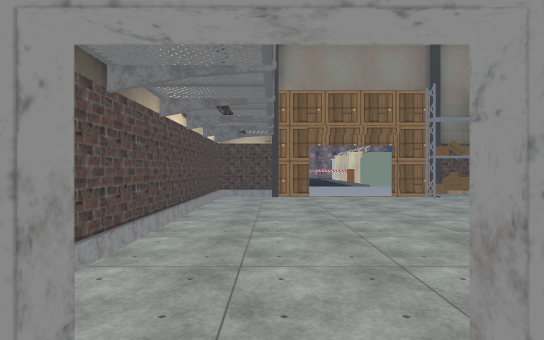
[1] (above)

24 first-person views from a walk through a scene from a Unity 3-D project. The camera is 1.5 m above the floor, looks level and sees 75° across. The floor is counted in squares, 2 m on a side. Each view is taken from the middle of a square. On the plan, view 1 faces up. The plan holds only what a view shows up to about 11 squares ahead; the rest is blank. The place goes on beyond the plan. Door leaves are left out, so doorways stand open. Some surface patterns are stand-ins.

[2]
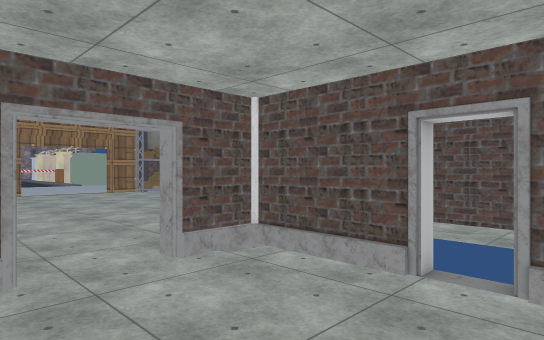

[3]
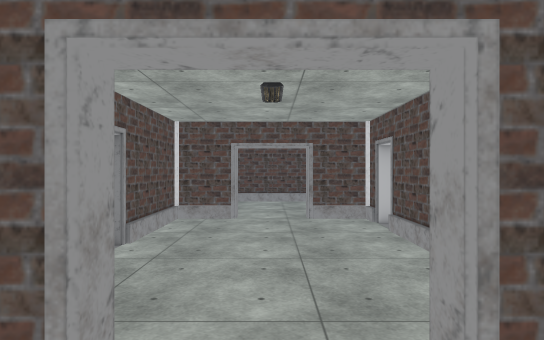

[4]
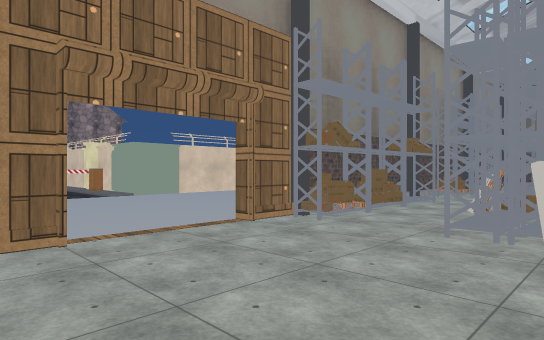

[5]
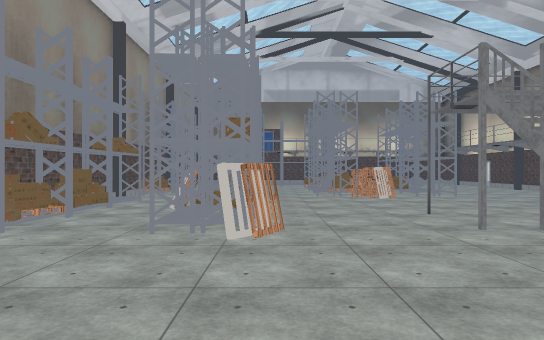

[6]
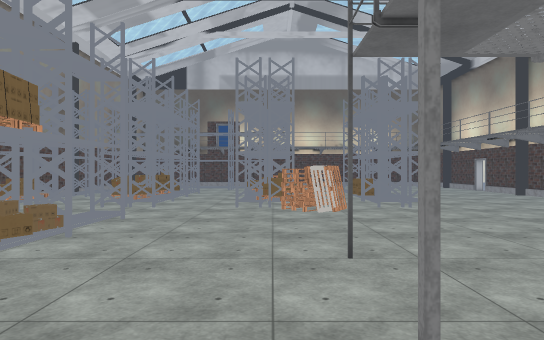

[7]
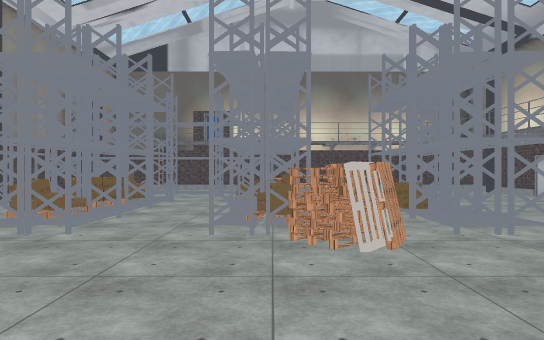

[8]
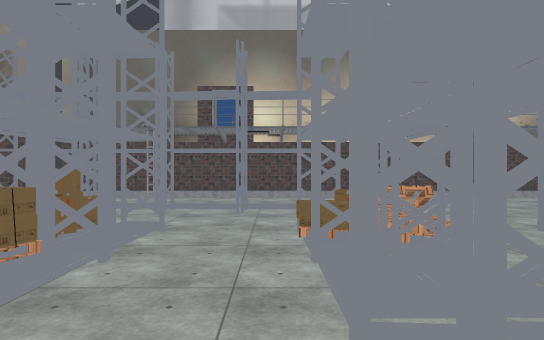

[9]
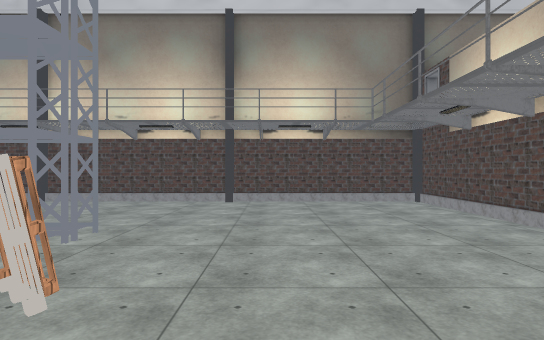

[10]
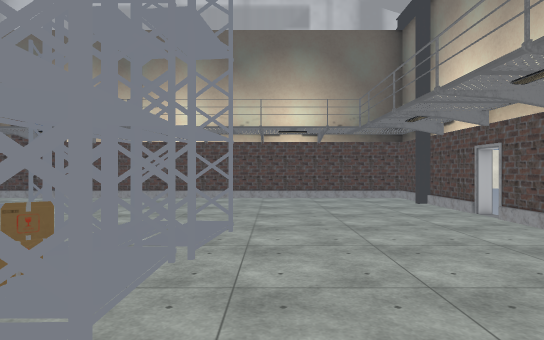

[11]
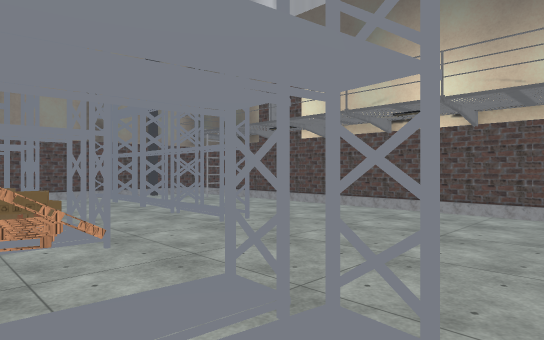

[12]
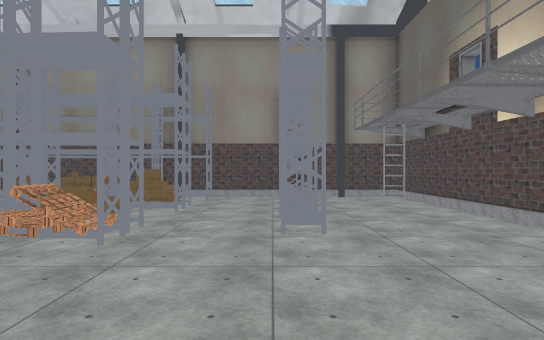

[13]
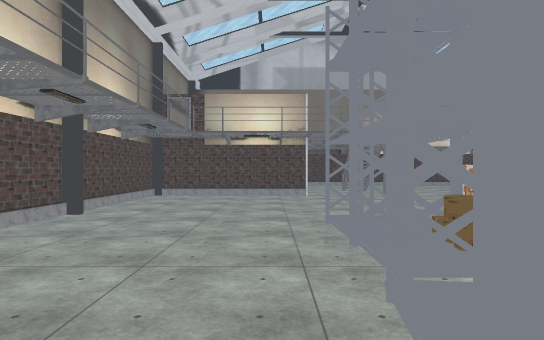

[14]
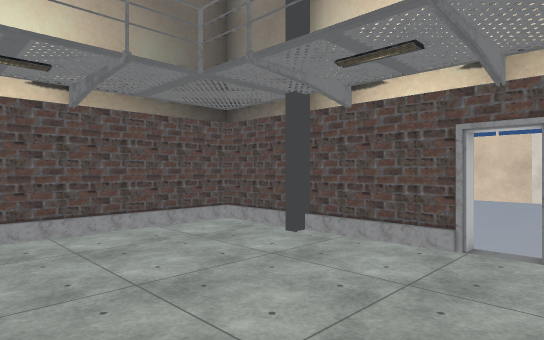

[15]
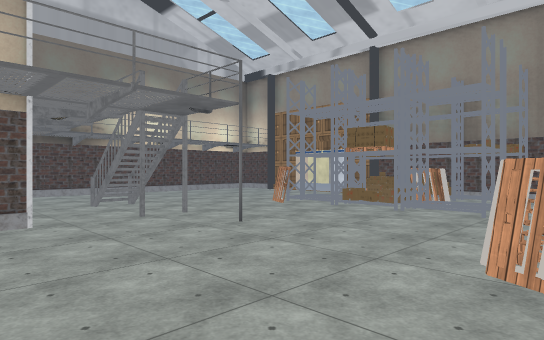

[16]
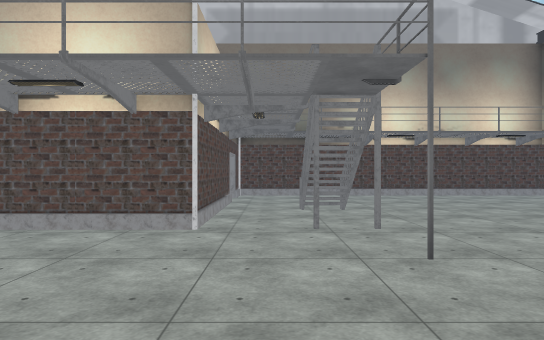

[17]
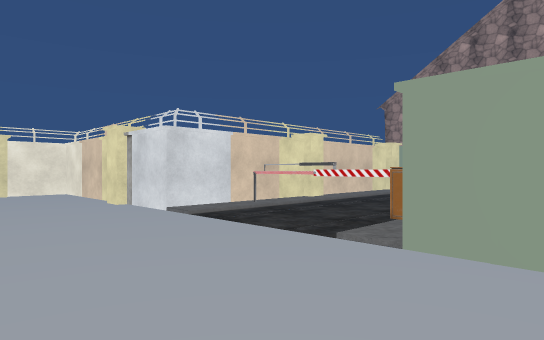

[18]
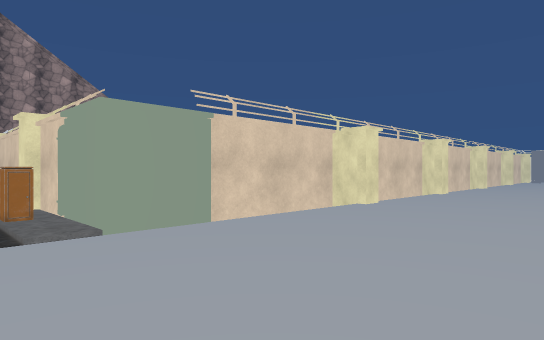

[19]
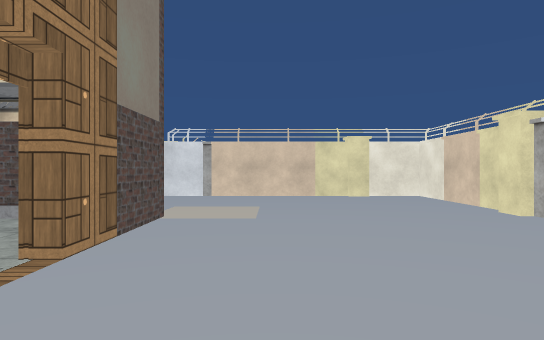

[20]
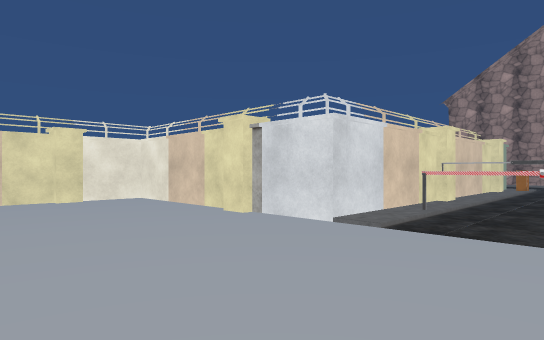

[21]
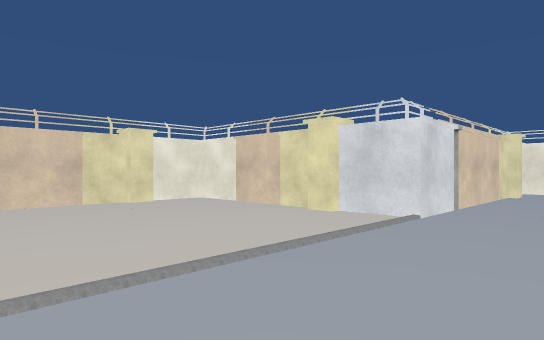

[22]
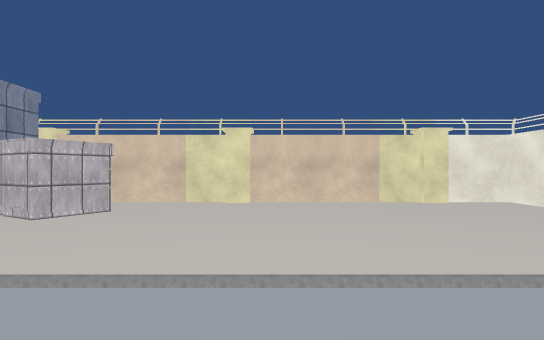

[23]
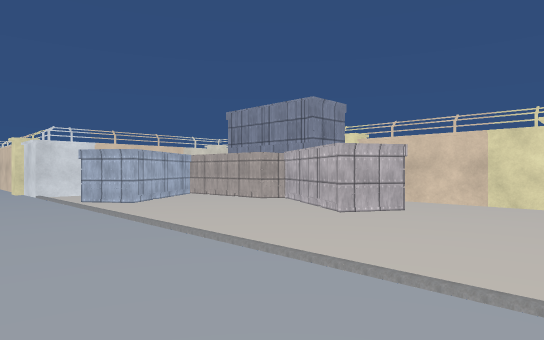

[24]
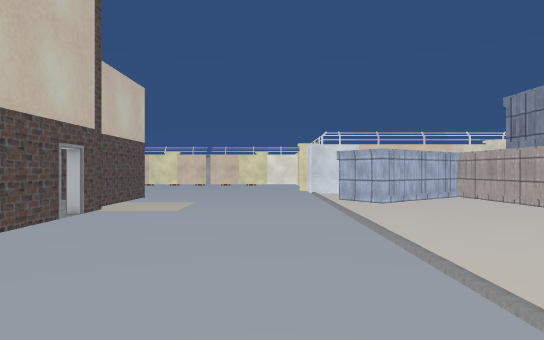

### Floor plan
Points are (right, up) in squares from view 1. A wall is a line through its corners. A room is listed if a view was taken in it or the views show most of it. See-through windows are left out.
Room 1 (views 1, 2)
walls: (1.5, -1) (1.5, 0.8) (0.6, 0.8); (-1.5, -1.4) (-1.5, -2.5); (0.5, -3.5) (1.5, -3.5) (1.5, -1.5); (-1.5, -3.5) (-0.5, -3.5)
ways out: opening at (0, 1) to room 2; open door at (-1, 1) to room 2; open door at (1, 1) to room 2; open door at (0, -3.5) to room 3; open door at (2, -1)
Room 2 (views 3, 4, 5, 6, 7, 8, 9, 10, 11, 12, 13, 14, 15, 16, 17, 18, 19, 20, 21, 22, 23, 24)
walls: (13.4, -3.6) (13.4, -3.1); (9, 10) (6.4, 10); (0.6, 0.8) (0.6, 1) (4.5, 1) (4.5, -3.5) (15.5, -3.5); (16, -3.5) (17.9, -3.5); (13.2, 10) (9.5, 10); (4.5, 10) (3.4, 10); (15.5, 10) (13.5, 10); (18.1, -3.5) (19.5, -3.5) (19.5, 10) (18, 10); (1.1, 10) (0.1, 10); (-1.8, -2.5) (-1.8, -1.1); (0, 10) (-1.5, 10) (-1.5, 1) (-0.6, 1) (-0.6, 0.6); (-1.8, -3.8) (-1.8, -3); (-1.4, 10.3) (1.1, 10.3); (-1.5, -6.8) (-1.5, -4.3); (16.3, -9.8) (17.8, -9.8); (9.3, 16.3) (6.4, 16.3); (14.1, 16.3) (10.9, 16.3); (4.4, 18.4) (4.4, 19.2); (4.3, 19.2) (4.3, 19.9); (-7.8, 8.3) (-8.4, 8.3); (-2.6, 16.3) (-6.2, 16.3) (-6.2, 14.8); (-8.5, 8.5) (-12.2, 8.5) (-12.2, 2.5); (-6.2, 13.5) (-6.2, 8.5) (-7.7, 8.5); (-7.5, -8.2) (-6.2, -8.2) (-6.2, -9.4); (0, 20.3) (0, 16.3) (-1.2, 16.3); (-12.2, 1.6) (-12.2, -0.7)
ways out: opening at (0, 1) to room 1; open door at (-1, 1) to room 1; open door at (1, 1) to room 1; open door at (-2, -3); open door at (4.5, -3); open door at (16, -4); open door at (20, 7)
objects: other object (-12, 2); other object (-12, 7); container (-11, -6) to (-11, -4); container (-11, -3) to (-10, 0); container (-9, -6) to (-7, -5); other object (-6, 14); other object (-2, 10); other object (-2, 16); other object (1, 18) to (4, 18); pallet (3, 6); other object (4, 6); other object (4, 9); box (5, 7); pallet (5, 10); other object (5, 17) to (6, 18); box (6, 6); other object (6, 7); box (6, 8); other object (6, 9); other object (6, 10); box (7, 6); pallet (7, 7) to (7, 8); other object (7, 9); other object (8, 7); other object (8, 9); pallet (9, 3); other object (10, 1) to (11, 1); other object (10, 2); pallet (10, 3); pallet (10, 4); other object (10, 7); other object (10, 9); other object (10, 16); pallet (11, 3); pallet (11, 4); box (11, 7); pallet (11, 10); box (12, 1); box (12, 2); box (12, 3); other object (12, 4); pallet (12, 7); other object (12, 9); other object (13, 1); box (13, 2); pallet (13, 3); other object (13, 4); box (13, 5); box (13, 7) to (14, 7); other object (13, 8); other object (14, 1); box (14, 3); other object (14, 4); other object (14, 5); box (14, 6); box (14, 8); other object (14, 9); other object (15, -10); pallet (15, 4); other object (15, 7); other object (16, 4); other object (16, 6) to (17, 7); other object (16, 10) to (17, 10); ladder (19, 8)
Room 3 (no view inside)
walls: (-0.9, -6.5) (0.9, -6.5)
ways out: open door at (0, -3.5) to room 1

Where each view was taken, in squares from view 1:
view 1: 0 up, 0 right, facing up
view 2: 2 down, 1 left, facing up-right
view 3: 2 up, 0 right, facing down
view 4: 6 up, 0 right, facing up-right
view 5: 6 up, 0 right, facing right
view 6: 4 up, 3 right, facing right
view 7: 4 up, 6 right, facing right
view 8: 5 up, 10 right, facing right
view 9: 5 up, 8 right, facing down
view 10: 0 up, 10 right, facing right
view 11: 0 up, 13 right, facing up-right
view 12: 0 up, 16 right, facing up
view 13: 0 up, 15 right, facing left
view 14: 0 up, 15 right, facing down-right
view 15: 0 up, 10 right, facing up-left
view 16: 2 up, 9 right, facing left
view 17: 13 up, 6 right, facing up-left
view 18: 12 up, 3 right, facing up-right
view 19: 12 up, 4 right, facing left
view 20: 12 up, 3 right, facing up-left
view 21: 3 up, 4 left, facing up-left
view 22: 3 up, 4 left, facing left
view 23: 3 up, 4 left, facing down-left
view 24: 3 up, 5 left, facing down
